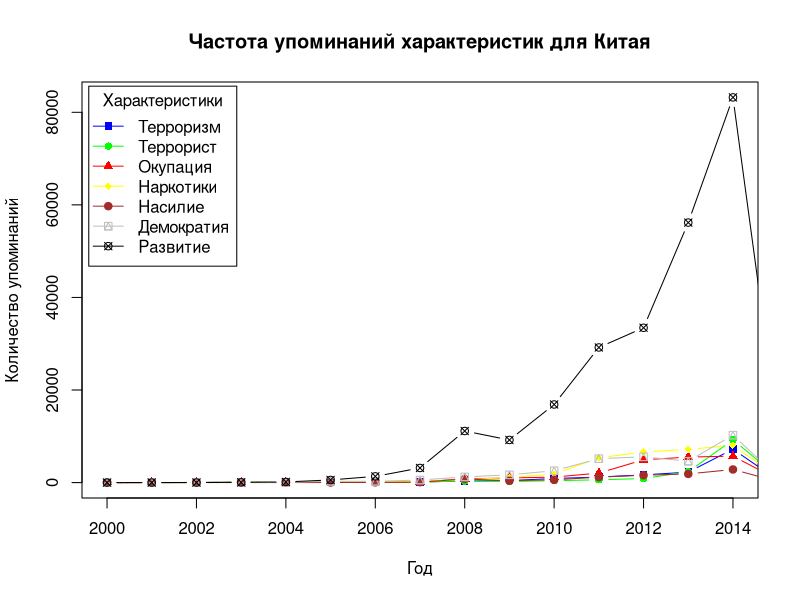
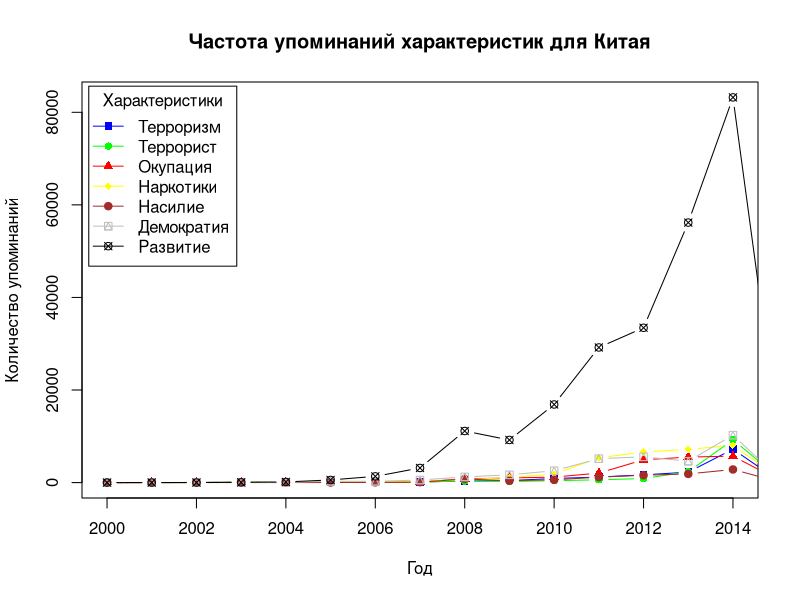

Generate these figures, in order, with R:
setwd("/home/user/Документы/ECM-312/")
mytable <- read.table("China.txt", header=TRUE, sep=",")
mytable
ymax <- max(mytable[][2:8])
ymax
names(mytable)
attach(mytable)
chars=c("Терроризм","Террорист","Окупация","Наркотики","Насилие","Демократия","Развитие")
plot(Year,terrorism,xlab="Год",ylab="Количество упоминаний",main="Частота упоминаний характеристик для Китая",pch=15, col="blue",type="b",xlim=c(2000,2014),ylim=c(0,ymax))
lines(Year,terrorist,pch=16,col="green",type="b",xlim=c(2000,2014),ylim=c(0,ymax))
lines(Year,occupation,pch=17,col="red",type="b",xlim=c(2000,2014),ylim=c(0,ymax))
lines(Year,narcotic,pch=18,col="yellow",type="b",xlim=c(2000,2014),ylim=c(0,ymax))
lines(Year,violation,pch=19,col="brown",type="b",xlim=c(2000,2014),ylim=c(0,ymax))
lines(Year,democracy,pch=14,col="grey",type="b",xlim=c(2000,2014),ylim=c(0,ymax))
lines(Year,development,pch=13,col="black",type="b",xlim=c(2000,2014),ylim=c(0,ymax))
legend("topleft",inset=.01,title="Характеристики",chars,lty=c(1,1),pch=c(15,16,17,18,19,14,13),col=c("blue","green","red","yellow","brown","grey","black"))
dev.off()

#png(filename="China.png",units="px",width=1200,res=96,pointsize=12,family="serif")
cairo_pdf(filename="China.pdf",width=7,height=4,onefile=TRUE,pointsize=12,family="serif")
plot(Year,terrorism,xlab="Год",ylab="Количество упоминаний",main="Частота упоминаний характеристик для Китая",pch=15, col="blue",type="b",xlim=c(2000,2014),ylim=c(0,ymax))
lines(Year,terrorist,pch=16,col="green",type="b",xlim=c(2000,2014),ylim=c(0,ymax))
lines(Year,occupation,pch=17,col="red",type="b",xlim=c(2000,2014),ylim=c(0,ymax))
lines(Year,narcotic,pch=18,col="yellow",type="b",xlim=c(2000,2014),ylim=c(0,ymax))
lines(Year,violation,pch=19,col="brown",type="b",xlim=c(2000,2014),ylim=c(0,ymax))
lines(Year,democracy,pch=14,col="grey",type="b",xlim=c(2000,2014),ylim=c(0,ymax))
lines(Year,development,pch=13,col="black",type="b",xlim=c(2000,2014),ylim=c(0,ymax))
legend("topleft",inset=.01,title="Характеристики",chars,lty=c(1,1),pch=c(15,16,17,18,19,14,13),col=c("blue","green","red","yellow","brown","grey","black"))
dev.off()
